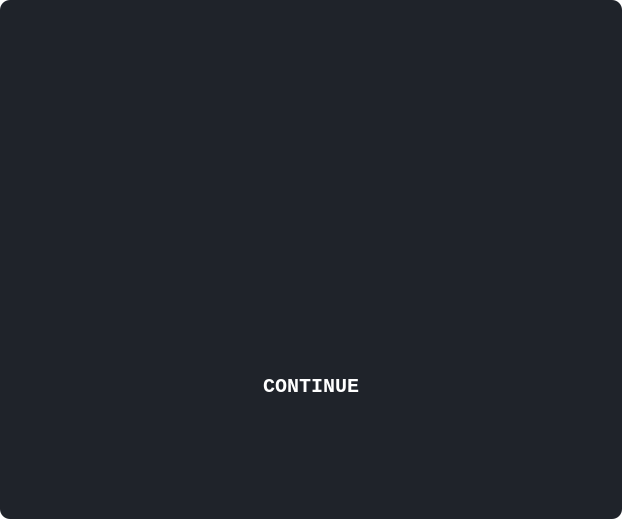
<?xml version="1.0" encoding="UTF-8"?>
<ui version="4.0">
 <class>Confetti</class>
 <widget class="QMainWindow" name="Confetti">
  <property name="geometry">
   <rect>
    <x>0</x>
    <y>0</y>
    <width>622</width>
    <height>519</height>
   </rect>
  </property>
  <property name="windowTitle">
   <string>MainWindow</string>
  </property>
  <property name="styleSheet">
   <string notr="true">*{
    border-radius:10px;
    background-color:transparent;
    background:transparent;
    padding:0;
    margin:0;
    color:#fff;
}
#centralwidget{
    background-color:#1f232a;
}</string>
  </property>
  <widget class="QWidget" name="centralwidget">
   <layout class="QVBoxLayout" name="verticalLayout">
    <item>
     <widget class="QWidget" name="widget" native="true">
      <property name="styleSheet">
       <string notr="true">*{
    border-radius:10px;
    background-color:transparent;
    background:transparent;
    padding:0;
    margin:0;
    color:#fff;
}
#centralwidget{
    background-color:#1f232a;
}</string>
      </property>
      <layout class="QHBoxLayout" name="horizontalLayout">
       <item alignment="Qt::AlignHCenter|Qt::AlignVCenter">
        <widget class="QLabel" name="happyLbl">
         <property name="font">
          <font>
           <family>Segoe Print</family>
           <pointsize>15</pointsize>
          </font>
         </property>
         <property name="text">
          <string/>
         </property>
        </widget>
       </item>
      </layout>
     </widget>
    </item>
    <item alignment="Qt::AlignHCenter|Qt::AlignVCenter">
     <widget class="QPushButton" name="nextBtn">
      <property name="sizePolicy">
       <sizepolicy hsizetype="Fixed" vsizetype="Fixed">
        <horstretch>0</horstretch>
        <verstretch>0</verstretch>
       </sizepolicy>
      </property>
      <property name="font">
       <font>
        <family>Lucida Console</family>
        <pointsize>15</pointsize>
        <weight>75</weight>
        <bold>true</bold>
       </font>
      </property>
      <property name="text">
       <string>CONTINUE</string>
      </property>
     </widget>
    </item>
   </layout>
  </widget>
 </widget>
 <resources/>
 <connections/>
</ui>
